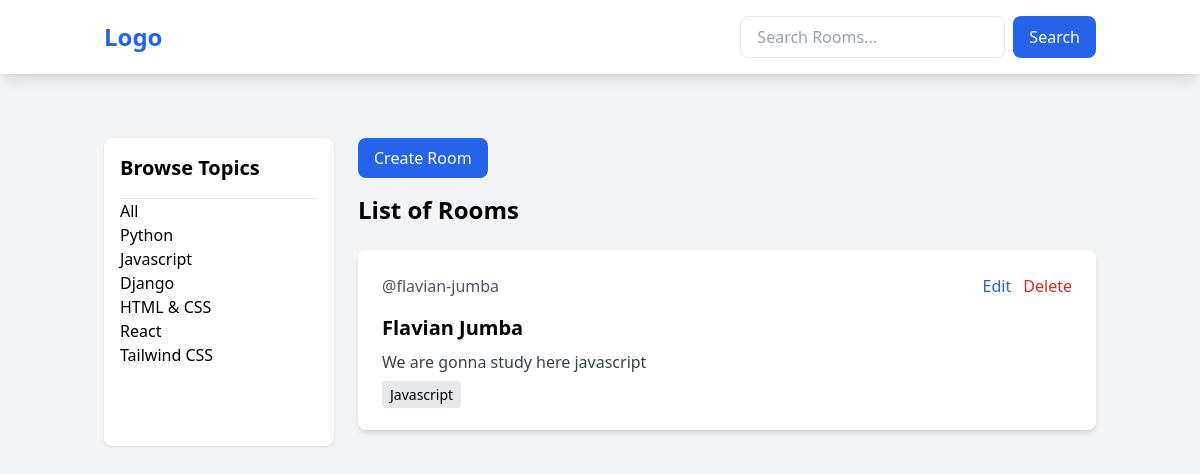
/?q=Javascript, run on the app's committed database.
### baseapp/models.py (models this page shows, shortened)
class Topic(models.Model):
     name = models.CharField(max_length=200)

class Room(models.Model):
     host =models.ForeignKey(User, on_delete=models.SET_NULL,null=True)
     topic = models.ForeignKey(Topic, on_delete=models.SET_NULL,null=True)
     name = models.CharField(max_length=200)
     description = models.TextField(null=True,blank=True)
     updated = models.DateTimeField(auto_now = True)
     created = models.DateTimeField(auto_now_add=True)

### baseapp/views.py (the view)
# urls.py: path('', views.home, name='home'),
def home(request):
    q = request.GET.get('q') if request.GET.get('q') != None else ''
    roomsdata = Room.objects.filter(topic__name__icontains=q)
    topics = Topic.objects.all()
    context = {'rooms': roomsdata, 'topics': topics}
    return render(request, 'baseapp/home.html', context)

### baseapp/templates/baseapp/home.html
{% extends 'main.html' %}
{% block content %}
<div class="container mx-auto px-4 py-8">
    <div class="grid grid-cols-1 md:grid-cols-4 gap-6">
        <div class="bg-white p-4 rounded-lg shadow">
            <h3 class="text-xl font-semibold mb-4">Browse Topics</h3>
            <hr>
            <a href="{% url 'home' %}">All</a> <br>
            {% for topic in topics %}
                <a href="{% url 'home' %}?q={{ topic.name }}">{{ topic.name }}</a> <br>
            {% endfor %}
        </div>
        <div class="md:col-span-3">
            <a href="{% url 'create-room' %}" class="inline-block mb-4 px-4 py-2 bg-blue-600 text-white rounded-lg hover:bg-blue-700">Create Room</a>
            <h1 class="text-2xl font-bold mb-6">List of Rooms</h1>
            {% for room in rooms %}
                <div class="bg-white p-6 rounded-lg shadow-md mb-4">
                    <div class="flex justify-between items-center mb-4">
                        <span class="text-gray-600">@{{room.host.username}}</span>
                        <div>
                            <a href="{% url 'update-room' room.id %}" class="text-blue-600 hover:text-blue-800 mr-2">Edit</a>
                            <a href="{% url 'delete-room' room.id %}" class="text-red-600 hover:text-red-800">Delete</a>
                        </div>
                    </div>
                    <h3 class="text-xl font-semibold mb-2">
                        <a href="{% url 'room' room.id %}" class="hover:text-blue-600">{{ room.name }}</a>
                    </h3>
                    <p class="text-gray-700 mb-2">{{ room.description }}</p>
                    <small class="bg-gray-200 px-2 py-1 rounded text-sm">{{room.topic.name}}</small>
                </div>
            {% endfor %}
        </div>
    </div>
</div>
{% endblock %}

### data on the page
Topic: name "Python"
Topic: name "Javascript"
Topic: name "Django"
Topic: name "HTML & CSS"
Topic: name "React"
Topic: name "Tailwind CSS"
Room: host.username "flavian-jumba", name "Flavian Jumba", description "We are gonna study here javascript", topic.name "Javascript"
